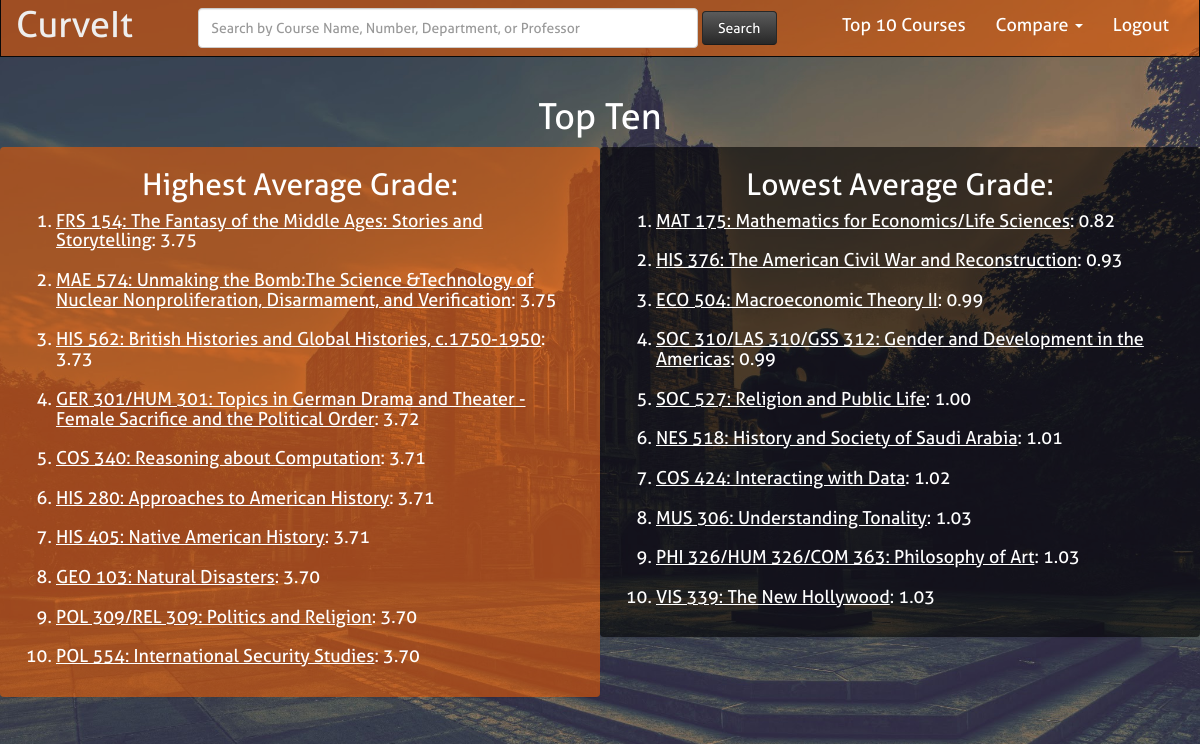
/topten/ (signed in), run on the app's committed database.
### curves/models.py (models this page shows, shortened)
class Course_Specific(models.Model):
	CHOICES = [("A+", "A+"), ("A","A"), ("A-","A-"), ("B+", "B+"), ("B", "B"), ("B-", "B-"), ("C+", "C+"), ("C", "C"), ("C-", "C-"), ("D", "D"), ("F", "F"), ("P", "P")]
	PASTSEMCLASSES = (("COS 333 Advanced Programming Techniques", "COS 333 Advanced Programming Techniques"), ("MAT 201 Multivariable Calculus", "MAT 201 Multivariable Calculus"))
	dept = models.CharField(max_length = 40) # e.g. 'COS'
	num = models.CharField(max_length = 40) # e.g. '333'
	name = models.CharField(max_length = 200) # e.g. 'Advanced Programming Techniques'
	prof = models.CharField(max_length = 200) # e.g. 'Brian+Kernighan'
	semester = models.CharField(max_length = 11) # e.g. '2015 Spring' or '2014 Fall'
	num_A_plus = models.IntegerField(default = 0)
	num_A = models.IntegerField(default = 0)
	num_A_minus = models.IntegerField(default = 0)
	num_B_plus = models.IntegerField(default = 0)
	num_B = models.IntegerField(default = 0)
	num_B_minus = models.IntegerField(default = 0)
	num_C_plus = models.IntegerField(default = 0)
	num_C = models.IntegerField(default = 0)
	num_C_minus = models.IntegerField(default = 0)
	num_D = models.IntegerField(default = 0)
	num_F = models.IntegerField(default = 0)
	num_P = models.IntegerField(default = 0)
	titleString = models.CharField(default = "blank", max_length = 200)
	avg = models.DecimalField(default = 0, max_digits=3, decimal_places=2)
	def getTotalGrades(self):
		return self.num_A_plus + self.num_A + self.num_A_minus + self.num_B_plus + self.num_B + self.num_B_minus + self.num_C_plus + self.num_C + self.num_C_minus + self.num_D + self.num_F
	def __unicode__(self):
		result = ""
		depts = self.dept.split("+")
		nums = self.num.split("+")
		for i in range(0, len(depts)):
			if i == (len(depts)-1):
				result += depts[i] + " " + nums[i] + ": "
			else:
				result += depts[i] + " " + nums[i] + "/"
		return result + self.name
	def getAvg(self):
		return self.avg

### curves/views.py (the view)
# urls.py: url(r'^topten/$', views.topTen)
@login_required
def topTen(request):
    if loggedIn(request) == False:
        return redirect('/add_data/')
    allSemAllCourse = Course_Specific.objects.filter(semester=CURRENTSEMESTER)
    if not allSemAllCourse:
        return render(request, 'curves/404.html')
    uniqueCourseList = []
    for a in allSemAllCourse:
        course = a.__unicode__()
        if course not in uniqueCourseList:
                uniqueCourseList.append(course)
    courseAvgList = {}
    for u in uniqueCourseList:
        allSems = Course_Specific.objects.filter(titleString=u, semester=CURRENTSEMESTER)
        thisAvg = 0
        thisTotal = 0
        for a in allSems:
            thisAvg += a.getAvg() * a.getTotalGrades()
            thisTotal += a.getTotalGrades()
        if thisTotal == 0:
            courseAvgList[u] = format(0.0, '.2f')
        else:
            courseAvgList[u] = format(round(thisAvg/thisTotal, 2), '.2f')
    hardCourseAvgList = sorted(courseAvgList, key=courseAvgList.__getitem__, reverse=True)
    i = 0
    hardCourseList = {}
    for course in hardCourseAvgList:
        if i >= 10:
            break
        else:
            allClasses = Course_Specific.objects.filter(titleString=course, semester=CURRENTSEMESTER)
            allClassesTotal = 0
            for a in allClasses:
                allClassesTotal += a.getTotalGrades()
            if allClassesTotal >= MIN_ENTRIES_REQ:
                hardCourseList[course] = courseAvgList[course]
                i += 1
    hardCourses = sorted(hardCourseList, key=hardCourseList.__getitem__, reverse=True)
    hardGrades = []
    for h in hardCourses:
        hardGrades.append(hardCourseList[h])
    hardLinks = []
    for h in hardCourses:
        header = h.split(":") # COS 126/EGR 126
        areas1 = header[0].split("/")
        cdept1 = ""
        cnum1 = ""
        for i in range(0,len(areas1)):
            separate = areas1[i].split(" ")
            thisDept = separate[0]
            thisNum = separate[1]
            if i < len(areas1) - 1:
                cdept1 += thisDept + "+"
                cnum1 += thisNum + "+"
            else:
                cdept1 += thisDept
                cnum1 += thisNum
        hardLinks.append(cdept1 + "/" + cnum1 + "/")
    hardTemp = zip(hardCourses, hardLinks)
    hard = zip(hardTemp, hardGrades)
    easyCourseAvgList = sorted(courseAvgList, key=courseAvgList.__getitem__)
    i = 0
    easyCourseList = {}
    for course in easyCourseAvgList:
        if i >= 10:
            break
        else:
            allClasses = Course_Specific.objects.filter(titleString=course)
            allClassesTotal = 0
            for a in allClasses:
                allClassesTotal += a.getTotalGrades()
            if allClassesTotal >= MIN_ENTRIES_REQ:
                easyCourseList[course] = courseAvgList[course]
                i += 1
    easyCourses = sorted(easyCourseList, key=easyCourseList.__getitem__)
    easyGrades = []
    for e in easyCourses:
        easyGrades.append(easyCourseList[e])
    easyLinks = []
    for e in easyCourses:
        areas1 = e.split("/")
        cdept1 = ""
        cnum1 = ""
        for i in range(0,len(areas1)):
            separate = areas1[i].split(" ")
            thisDept = separate[0]
            thisNum = separate[1]
            if i < len(areas1) - 1:
                cdept1 += thisDept + "+"
                cnum1 += thisNum + "+"
            else:
                cdept1 += thisDept
                cnum1 += thisNum
        easyLinks.append(cdept1 + "/" + cnum1 + "/")
    easyTemp = zip(easyCourses, easyLinks)
    easy = zip(easyTemp, easyGrades)
    cachedListAll = QueryList.objects.all()
    qAll = cachedListAll[0]
    context = {'hard': hard, 'easy': easy, 'allCombinedJSON': qAll.qlist}
    return render(request, 'curves/topten.html', context)

### curves/models.py (called while the page is built)
	def hasAccess(self):
		return self.has_Entered or (self.year == "2018")

### curves/views.py (called while the page is built)
def loggedIn(request):
    currentnetid = request.user.username
    thisUser = Student.objects.get(netid=currentnetid)
    if not thisUser:
        return render(request, 'curves/permissions.html')
    return (thisUser.hasAccess())

### curves/templates/curves/topten.html (shortened to what this page needs)
{% extends 'curves/base.html' %}
{% block content %}
{% load mathfilters %}
{% load static %}
<div class="row">
	<div class = "text-center">
  		<h1> Top Ten </h1>
	</div>
</div>
<div class = "container-fluid">
	<div class = "row">
		<div class = "col-md-6  panel panel-good">
			<h2 class = "text-center">Highest Average Grade:</h2>
			<ol>
				<h4>{% for course, grade in hard %}
			  		<li><a class = "a-link" href="/{{course.1}}">{{course.0}}</a>: {{ grade }}</li> </br>
					{% endfor %}</h4>
			</ol>
		</div>
		<div class = "col-md-6  panel panel-bad">
			<h2 class = "text-center">Lowest Average Grade:</h2>
			<ol>
				<h4>{% for course, grade in easy %}
  					<li><a class = "a-link" href="/{{course.1}}">{{course.0}}</a>: {{ grade }}</li> </br>
				{% endfor %}</h4>
			</ol>
		</div>
	</div>
</div>
{% endblock %}

### curves/templates/curves/base.html (shortened to what this page needs)
<!DOCTYPE html>
{% load static %}
{% load mathfilters %}
<html lang="en">
  <head>
    <link href="{% static 'curves/css/bootstrap.min.css' %}" rel="stylesheet">
    <link href="{% static 'curves/css/theme.css' %}" rel="stylesheet">
  </head>
  <body>
    <nav class="navbar navbar-inverse navbar-custom" style="margin-top:-66px">
  <div class="container-fluid">
    <div class="navbar-header">
      <a class="navbar-brand" href="/">CurveIt</a>
    </div>
    <div class="collapse navbar-collapse" id="bs-example-navbar-collapse-1">
      <ul class="nav navbar-nav navbar-right navbar-link">
        <li><a href="/logout/">Logout</a></li>
      </ul>
      <ul class="nav navbar-nav navbar-right">
         <li class="dropdown">
          <a href="#" class="dropdown-toggle" data-toggle="dropdown" role="button" aria-expanded="false">Compare <span class="caret"></span></a>
        </li>
      </ul>
      <ul class="nav navbar-nav navbar-right navbar-link">
        <li><a href="/topten/">Top 10 Courses</a></li>
      </ul>
        <form class="navbar-form navbar-center" action="/search/" method="get">
          <div class="form-group">
            <input type="text" id="autocomplete" style="width: 500px" placeholder="Search by Course Name, Number, Department, or Professor" class="form-control navbar-customform" name="q">
          </div>
            <button type="submit" class="btn btn-search" style ="width: 75px" value="Search">Search </button>
        </form>
    </div>
  </div>
</nav>
    {% block content %}
    {% endblock %}
  </body>
</html>

### curves/static/curves/css/theme.css (style rules this page uses)
.panel-good { background-color: rgba(230, 91, 5, 0.6); }
.panel-bad { background-color: rgba(0, 0, 0, 0.6); }
body, html { font-family: Aller, serif; color: white; background: url(../img/Ptonfaded.jpg) no-repeat center center; -webkit-background-size: cover; -moz-background-size: cover; -o-background-size: cover; background-size: cover; width: 100%; height: 100%; overflow: auto; }
body { padding-top: 65px; }
.a-link { color: white; text-decoration: underline; }
.dropdown-toggle { font-size: 18px; }
.navbar-brand { font-size: 36px; }
.navbar-link { font-size: 18px; }
.navbar-customform { height: 40px; }
.navbar-custom { background-color: rgba(230, 91, 5, 0.6); color:#ffffff; border-radius:0; }
.navbar-custom .navbar-nav > li > a { color:#fff; }
.navbar-custom .navbar-brand { color:#eeeeee; }
.btn-search { background-color: hsl(0, 0%, 16%) !important; background-repeat: repeat-x; filter: progid:DXImageTransform.Microsoft.gradient(startColorstr="#5b5b5b", endColorstr="#282828"); background-image: -khtml-gradient(linear, left top, left bottom, from(#5b5b5b), to(#282828)); background-image: -moz-linear-gradient(top, #5b5b5b, #282828); background-image: -ms-linear-gradient(top, #5b5b5b, #282828); background-image: -webkit-gradient(linear, left top, left bottom, color-stop(0%, #5b5b5b), color-stop(100%, #282828)); background-image: -webkit-linear-gradient(top, #5b5b5b, #282828); background-image: -o-linear-gradient(top, #5b5b5b, #282828); background-image: linear-gradient(#5b5b5b, #282828); border-color: #282828 #282828 hsl(0, 0%, 11%); color: #fff !important; text-shadow: 0 -1px 0 rgba(0, 0, 0, 0.33); -webkit-font-smoothing: antialiased; font-size: 14px; }
.navbar-center { text-align: center; }

### data on the page
Course_Specific: titleString "FRS 154: The Fantasy of the Middle Ages: Stories and Storytelling", avg "3.75"
Course_Specific: titleString "MAE 574: Unmaking the Bomb:The Science &Technology of Nuclear Nonproliferation, Disarmament, and Verification", avg "3.75"
Course_Specific: titleString "HIS 562: British Histories and Global Histories, c.1750-1950", avg "3.73"
Course_Specific: titleString "GER 301/HUM 301: Topics in German Drama and Theater - Female Sacrifice and the Political Order", avg "3.72"
Course_Specific: titleString "COS 340: Reasoning about Computation", avg "3.71"
Course_Specific: titleString "HIS 280: Approaches to American History", avg "3.71"
Course_Specific: titleString "HIS 405: Native American History", avg "3.71"
Course_Specific: titleString "GEO 103: Natural Disasters", avg "3.70"
Course_Specific: titleString "POL 309/REL 309: Politics and Religion", avg "3.70"
Course_Specific: titleString "POL 554: International Security Studies", avg "3.70"
Course_Specific: titleString "MAT 175: Mathematics for Economics/Life Sciences", avg "0.82"
Course_Specific: titleString "HIS 376: The American Civil War and Reconstruction", avg "0.93"
Course_Specific: titleString "ECO 504: Macroeconomic Theory II", avg "0.99"
Course_Specific: titleString "SOC 310/LAS 310/GSS 312: Gender and Development in the Americas", avg "0.99"
Course_Specific: titleString "SOC 527: Religion and Public Life", grade "1.00"
Course_Specific: titleString "NES 518: History and Society of Saudi Arabia", avg "1.01"
Course_Specific: titleString "COS 424: Interacting with Data", avg "1.02"
Course_Specific: titleString "MUS 306: Understanding Tonality", avg "1.03"
Course_Specific: titleString "PHI 326/HUM 326/COM 363: Philosophy of Art", avg "1.03"
Course_Specific: titleString "VIS 339: The New Hollywood", avg "1.03"
